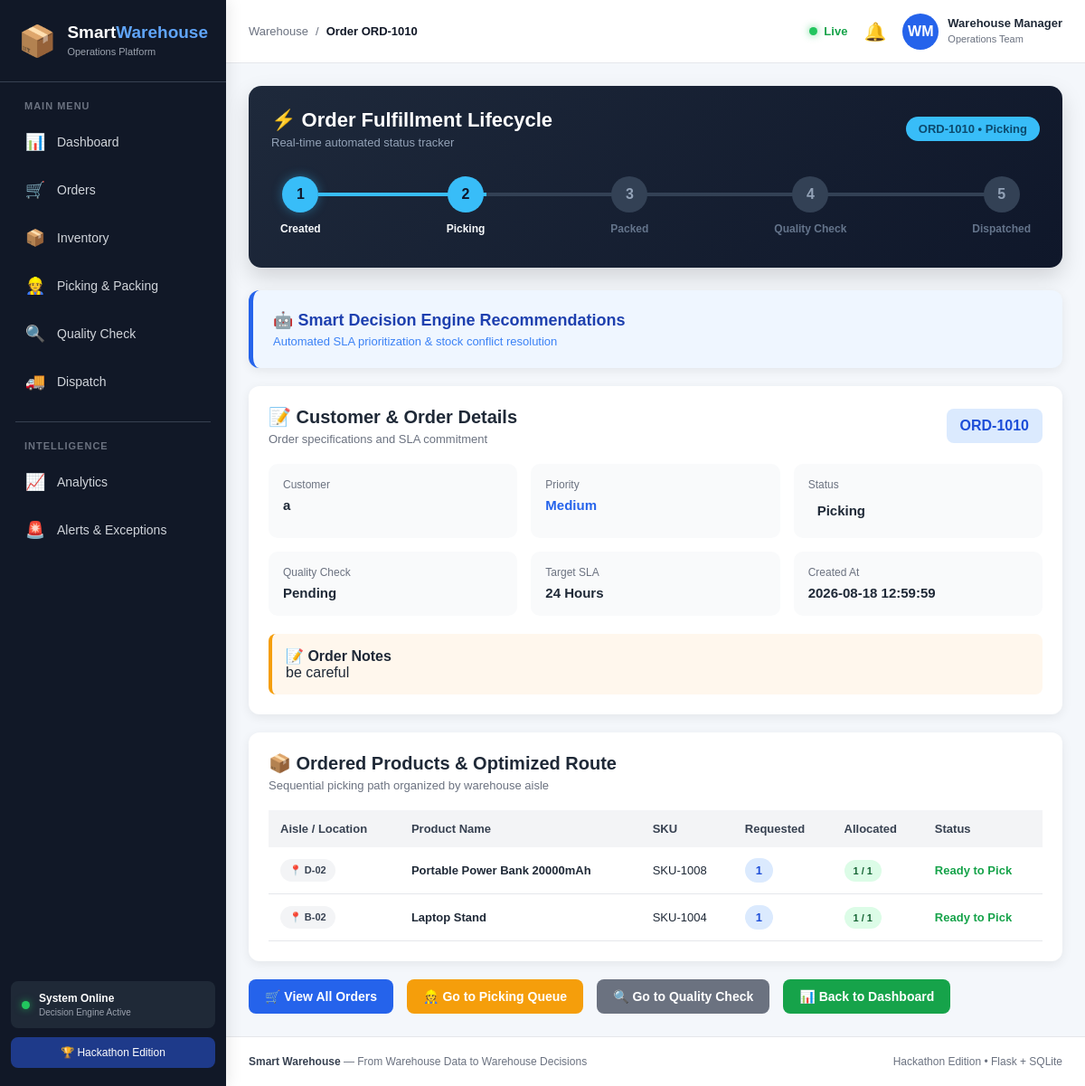
Screenshot of /order/10 with the database file from the repository.
### tables this page shows
CREATE TABLE orders (
        id INTEGER PRIMARY KEY AUTOINCREMENT,
        order_no TEXT UNIQUE NOT NULL,
        customer TEXT NOT NULL,
        priority TEXT NOT NULL DEFAULT 'Medium',
        status TEXT NOT NULL DEFAULT 'Pending',
        sla_hours INTEGER NOT NULL DEFAULT 24,
        created_at TEXT NOT NULL,
        eta TEXT,
        notes TEXT DEFAULT ''
    , qc_status TEXT NOT NULL DEFAULT 'Pending', allocated_at TEXT, picked_at TEXT, packed_at TEXT, qc_at TEXT, dispatched_at TEXT);

CREATE TABLE order_items (
        id INTEGER PRIMARY KEY AUTOINCREMENT,
        order_id INTEGER NOT NULL,
        product_id INTEGER NOT NULL,
        requested INTEGER NOT NULL,
        allocated INTEGER NOT NULL DEFAULT 0,
        picked INTEGER NOT NULL DEFAULT 0,
        packed INTEGER NOT NULL DEFAULT 0,
        dispatched INTEGER NOT NULL DEFAULT 0,
        FOREIGN KEY(order_id) REFERENCES orders(id) ON DELETE CASCADE,
        FOREIGN KEY(product_id) REFERENCES products(id)
    );

CREATE TABLE products (
        id INTEGER PRIMARY KEY AUTOINCREMENT,
        sku TEXT UNIQUE NOT NULL,
        name TEXT NOT NULL,
        category TEXT NOT NULL,
        location TEXT NOT NULL,
        stock INTEGER NOT NULL DEFAULT 0,
        reserved INTEGER NOT NULL DEFAULT 0,
        reorder_level INTEGER NOT NULL DEFAULT 10,
        reorder_qty INTEGER NOT NULL DEFAULT 25,
        unit_cost REAL NOT NULL DEFAULT 0,
        damaged INTEGER NOT NULL DEFAULT 0
    );

### app.py (the view, shortened to what this page needs)
@app.route("/order/<int:order_id>")
def order_detail(order_id):
    conn = get_db()
    order = conn.execute("""
        SELECT *
        FROM orders
        WHERE id = ?
    """, (order_id,)).fetchone()
    items = conn.execute("""
        SELECT
            order_items.*,
            products.sku,
            products.name,
            products.category,
            products.location,
            products.unit_cost
        FROM order_items
        JOIN products
            ON products.id = order_items.product_id
        WHERE order_items.order_id = ?
    """, (order_id,)).fetchall()
    conn.close()
    return render_template(
        "order_detail.html",
        order=order,
        items=items
    )

### app.py (called while the page is built)
def get_db():
    conn = sqlite3.connect(str(DB_PATH))
    conn.row_factory = sqlite3.Row
    conn.execute("PRAGMA foreign_keys = ON")
    return conn

### templates/order_detail.html (shortened to what this page needs)
{% extends "base.html" %}
{% block breadcrumb %}Order {{ order["order_no"] }}{% endblock %}
{% block content %}
<div class="confirmation-page">
    <div class="card" style="background: linear-gradient(135deg, #1e293b 0%, #0f172a 100%); color: white; border-radius: 14px; padding: 25px; margin-bottom: 25px; box-shadow: 0 10px 25px rgba(0,0,0,0.15);">
        <div style="display: flex; justify-content: space-between; align-items: center; margin-bottom: 20px;">
            <div>
                <h2 style="margin: 0; font-size: 22px; color: white;">⚡ Order Fulfillment Lifecycle</h2>
                <p style="margin-top: 4px; color: #94a3b8; font-size: 13px;">Real-time automated status tracker</p>
            </div>
            <span class="badge" style="background: #38bdf8; color: #0c4a6e; font-size: 13px; font-weight: 700; padding: 6px 14px;">
                {{ order["order_no"] }} • {{ order["status"] }}
            </span>
        </div>
        <div style="display: flex; justify-content: space-between; align-items: center; position: relative; margin: 30px 10px 10px;">
            {% set statuses = ['Pending', 'Picking', 'Packed', 'Ready', 'Dispatched'] %}
            {% set status_step = 1 %}
            {% if order["status"] == 'Picking' %}{% set status_step = 2 %}{% endif %}
            {% if order["status"] == 'Packed' %}{% set status_step = 3 %}{% endif %}
            {% if order["status"] == 'Ready' %}{% set status_step = 4 %}{% endif %}
            {% if order["status"] == 'Dispatched' %}{% set status_step = 5 %}{% endif %}
            <div style="position: absolute; top: 18px; left: 5%; right: 5%; height: 4px; background: #334155; z-index: 1;"></div>
            <div style="position: absolute; top: 18px; left: 5%; width: {{ (status_step - 1) * 22.5 }}%; height: 4px; background: #38bdf8; z-index: 2; transition: 0.5s ease;"></div>
            <div style="position: relative; z-index: 3; text-align: center;">
                <div style="width: 40px; height: 40px; border-radius: 50%; background: {% if status_step >= 1 %}#38bdf8{% else %}#334155{% endif %}; color: {% if status_step >= 1 %}#0f172a{% else %}#94a3b8{% endif %}; display: flex; align-items: center; justify-content: center; font-weight: bold; margin: 0 auto 8px; box-shadow: 0 0 12px rgba(56, 189, 248, 0.4);">1</div>
                <span style="font-size: 12px; font-weight: 600; color: {% if status_step >= 1 %}#f8fafc{% else %}#64748b{% endif %};">Created</span>
            </div>
            <div style="position: relative; z-index: 3; text-align: center;">
                <div style="width: 40px; height: 40px; border-radius: 50%; background: {% if status_step >= 2 %}#38bdf8{% else %}#334155{% endif %}; color: {% if status_step >= 2 %}#0f172a{% else %}#94a3b8{% endif %}; display: flex; align-items: center; justify-content: center; font-weight: bold; margin: 0 auto 8px;">2</div>
                <span style="font-size: 12px; font-weight: 600; color: {% if status_step >= 2 %}#f8fafc{% else %}#64748b{% endif %};">Picking</span>
            </div>
            <div style="position: relative; z-index: 3; text-align: center;">
                <div style="width: 40px; height: 40px; border-radius: 50%; background: {% if status_step >= 3 %}#38bdf8{% else %}#334155{% endif %}; color: {% if status_step >= 3 %}#0f172a{% else %}#94a3b8{% endif %}; display: flex; align-items: center; justify-content: center; font-weight: bold; margin: 0 auto 8px;">3</div>
                <span style="font-size: 12px; font-weight: 600; color: {% if status_step >= 3 %}#f8fafc{% else %}#64748b{% endif %};">Packed</span>
            </div>
            <div style="position: relative; z-index: 3; text-align: center;">
                <div style="width: 40px; height: 40px; border-radius: 50%; background: {% if status_step >= 4 %}#38bdf8{% else %}#334155{% endif %}; color: {% if status_step >= 4 %}#0f172a{% else %}#94a3b8{% endif %}; display: flex; align-items: center; justify-content: center; font-weight: bold; margin: 0 auto 8px;">4</div>
                <span style="font-size: 12px; font-weight: 600; color: {% if status_step >= 4 %}#f8fafc{% else %}#64748b{% endif %};">Quality Check</span>
            </div>
            <div style="position: relative; z-index: 3; text-align: center;">
                <div style="width: 40px; height: 40px; border-radius: 50%; background: {% if status_step >= 5 %}#22c55e{% else %}#334155{% endif %}; color: {% if status_step >= 5 %}#0f172a{% else %}#94a3b8{% endif %}; display: flex; align-items: center; justify-content: center; font-weight: bold; margin: 0 auto 8px;">5</div>
                <span style="font-size: 12px; font-weight: 600; color: {% if status_step >= 5 %}#4ade80{% else %}#64748b{% endif %};">Dispatched</span>
            </div>
        </div>
    </div>
    <div class="card" style="border-left: 5px solid #2563eb; background: #eff6ff;">
        <div style="display: flex; justify-content: space-between; align-items: center;">
            <div>
                <h3 style="margin: 0; color: #1e40af; font-size: 18px;">🤖 Smart Decision Engine Recommendations</h3>
                <p style="margin-top: 5px; color: #3b82f6; font-size: 13px;">Automated SLA prioritization & stock conflict resolution</p>
            </div>
        </div>
    </div>
    <div class="card">
        <div class="card-header">
            <div>
                <h2>📝 Customer & Order Details</h2>
                <p>Order specifications and SLA commitment</p>
            </div>
            <div class="order-number">
                {{ order["order_no"] }}
            </div>
        </div>
        <div class="details-grid">
            <div class="detail-box">
                <span>Customer</span>
                <strong>{{ order["customer"] }}</strong>
            </div>
            <div class="detail-box">
                <span>Priority</span>
                <strong style="color: {% if order['priority'] == 'High' or order['priority'] == 'Urgent' %}#dc2626{% else %}#2563eb{% endif %};">
                    {{ order["priority"] }}
                </strong>
            </div>
            <div class="detail-box">
                <span>Status</span>
                <strong class="status">{{ order["status"] }}</strong>
            </div>
            <div class="detail-box">
                <span>Quality Check</span>
                <strong>{{ order["qc_status"] or "Pending" }}</strong>
            </div>
            <div class="detail-box">
                <span>Target SLA</span>
                <strong>{{ order["sla_hours"] or 24 }} Hours</strong>
            </div>
            <div class="detail-box">
                <span>Created At</span>
                <strong>{{ order["created_at"] }}</strong>
            </div>
        </div>
        {% if order["notes"] %}
        <div class="notes-box">
            <strong>📝 Order Notes</strong>
            <p>{{ order["notes"] }}</p>
        </div>
        {% endif %}
    </div>
    <div class="card">
        <div class="card-header">
            <div>
                <h2>📦 Ordered Products & Optimized Route</h2>
                <p>Sequential picking path organized by warehouse aisle</p>
            </div>
        </div>
        {% if items %}
        <div class="table-wrapper">
            <table>
                <thead>
                    <tr>
                        <th>Aisle / Location</th>
                        <th>Product Name</th>
                        <th>SKU</th>
                        <th>Requested</th>
                        <th>Allocated</th>
                        <th>Status</th>
                    </tr>
                </thead>
                <tbody>
                    {% for item in items %}
                    <tr>
                        <td>
                            <span class="badge low" style="font-weight: 700;">
                                📍 {{ item["location"] }}
                            </span>
                        </td>
                        <td><strong>{{ item["name"] }}</strong></td>
                        <td>{{ item["sku"] }}</td>
                        <td>
                            <span class="quantity-badge">
                                {{ item["requested"] }}
                            </span>
                        </td>
                        <td>
                            <span class="badge {% if item['allocated'] >= item['requested'] %}badge-success{% else %}badge-warning{% endif %}">
                                {{ item["allocated"] }} / {{ item["requested"] }}
                            </span>
                        </td>
                        <td>
                            {% if item["allocated"] >= item["requested"] %}
                                <span style="color: #16a34a; font-weight: bold;">Ready to Pick</span>
                            {% else %}
                                <span style="color: #dc2626; font-weight: bold;">Stock Shortage</span>
                            {% endif %}
                        </td>
                    </tr>
                    {% endfor %}
                </tbody>
            </table>
        </div>
        {% else %}
        <div class="empty-state">
            No products found for this order.
        </div>
        {% endif %}
    </div>
    <div class="action-buttons">
        <a href="{{ url_for('orders') }}" class="btn btn-primary">
            🛒 View All Orders
        </a>
        <a href="{{ url_for('picking') }}" class="btn btn-warning">
            👷 Go to Picking Queue
        </a>
        <a href="{{ url_for('qc') }}" class="btn btn-secondary">
            🔍 Go to Quality Check
        </a>
        <a href="{{ url_for('dashboard') }}" class="btn btn-success">
            📊 Back to Dashboard
        </a>
    </div>
</div>
{% endblock %}

### static/style.css (style rules this page uses)
* { margin: 0; padding: 0; box-sizing: border-box; }
html { scroll-behavior: smooth; }
body { font-family: Arial, Helvetica, sans-serif; background: #f4f7fb; color: #1f2937; min-height: 100vh; }
a { text-decoration: none; color: inherit; }
.dashboard-card, .card, .inventory-card, .analytics-card, .order-card { background: white; border-radius: 12px; padding: 22px; box-shadow: 0 3px 12px rgba(0, 0, 0, 0.07); margin-bottom: 20px; }
.card-header { display: flex; justify-content: space-between; align-items: center; margin-bottom: 20px; }
.card-header h2 { font-size: 20px; margin: 0; }
.card-header p { color: #6b7280; margin-top: 5px; font-size: 13px; }
.table-wrapper { width: 100%; overflow-x: auto; }
table { width: 100%; border-collapse: collapse; }
th { background: #f3f4f6; color: #374151; padding: 13px; text-align: left; font-size: 13px; font-weight: 600; }
td { padding: 13px; border-bottom: 1px solid #e5e7eb; font-size: 13px; }
.badge, .status-badge, .status { display: inline-block; padding: 6px 10px; border-radius: 20px; font-size: 11px; font-weight: 600; }
.badge.low { background: #f3f4f6; color: #374151; }
.badge-success, .status.healthy { background: #dcfce7; color: #166534; }
.btn { display: inline-block; border: none; padding: 11px 18px; border-radius: 8px; cursor: pointer; font-weight: 600; font-size: 14px; transition: 0.2s; }
.btn-primary { background: #2563eb; color: white; }
.btn-success { background: #16a34a; color: white; }
.btn-warning { background: #f59e0b; color: white; }
.btn-secondary { background: #6b7280; color: white; }

### templates/order_detail.html (style rules this page uses)
.confirmation-page { max-width: 1100px; margin: 0 auto; }
.order-number { background: #dbeafe; color: #1d4ed8; padding: 10px 15px; border-radius: 8px; font-weight: 700; }
.details-grid { display: grid; grid-template-columns: repeat(3, 1fr); gap: 15px; }
.detail-box { background: #f9fafb; padding: 16px; border-radius: 10px; }
.detail-box span { display: block; color: #6b7280; font-size: 12px; margin-bottom: 7px; }
.detail-box strong { font-size: 15px; }
.notes-box { margin-top: 20px; padding: 15px; background: #fff7ed; border-left: 4px solid #f59e0b; border-radius: 8px; }
.quantity-badge { background: #dbeafe; color: #1d4ed8; padding: 6px 12px; border-radius: 20px; font-weight: 700; }
.action-buttons { display: flex; gap: 15px; margin-top: 20px; }

### rows the page displays
orders: order_no "ORD-1010", status "Picking", customer "a", priority "Medium", qc_status "Pending", sla_hours "24", created_at "2026-08-18 12:59:59", notes "be careful"
order_items: location "D-02", name "Portable Power Bank 20000mAh", sku "SKU-1008", requested "1", allocated "1", shows "Ready to Pick"
order_items: location "B-02", name "Laptop Stand", sku "SKU-1004", requested "1", allocated "1", shows "Ready to Pick"
